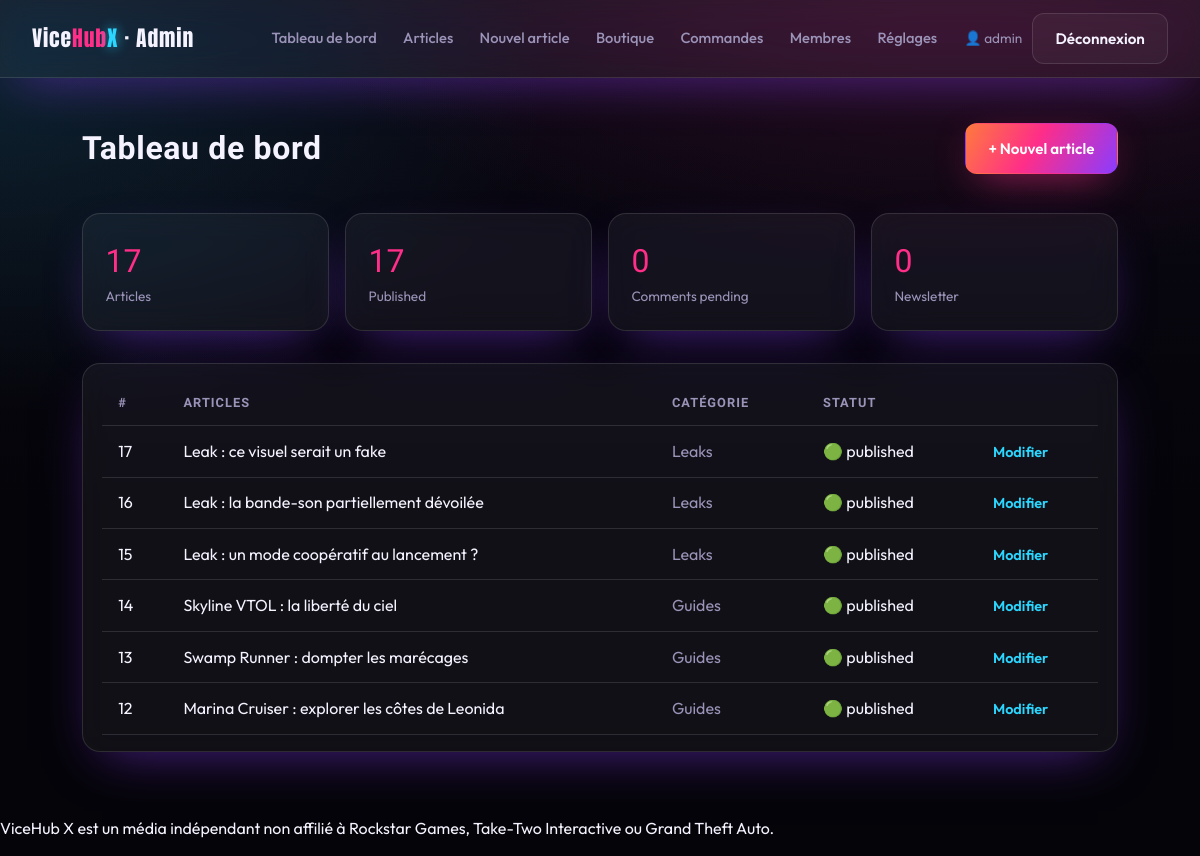
/admin/dashboard.php (signed in), run on an earlier commit of the app's database.
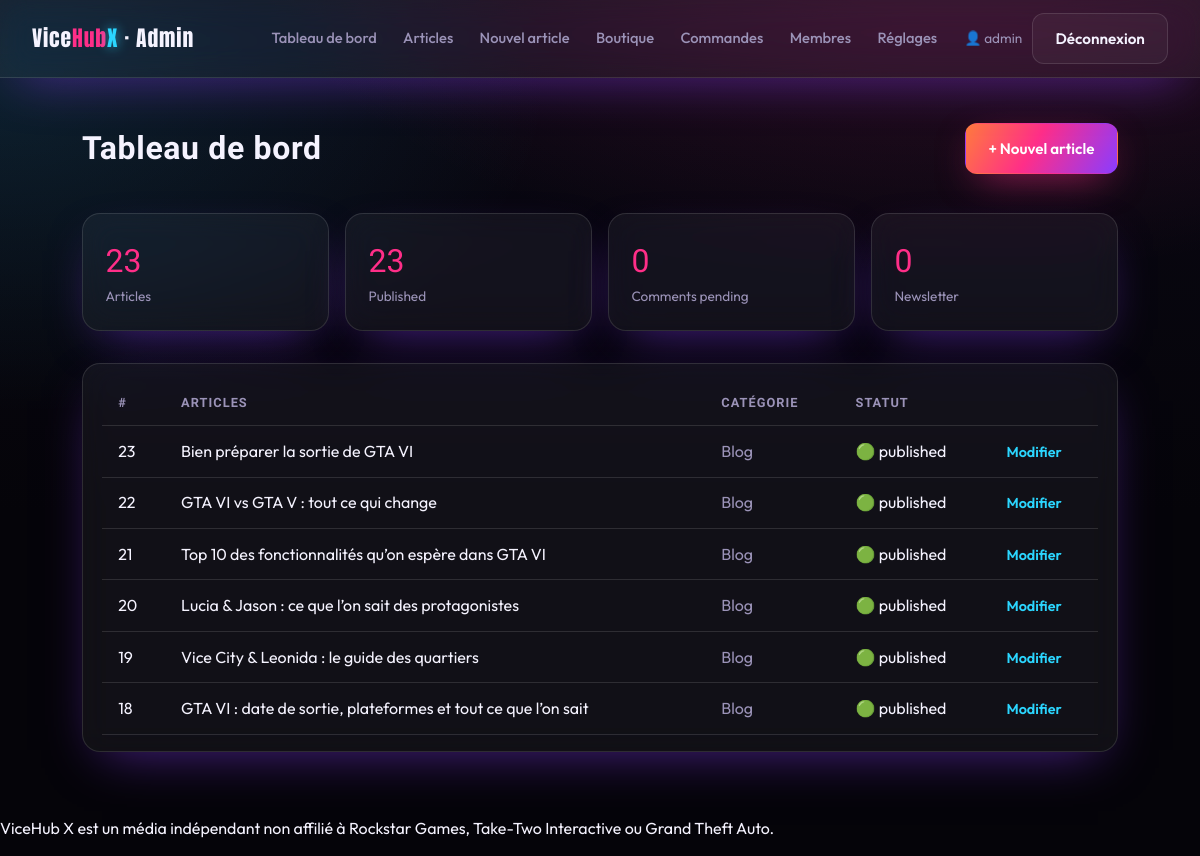
And on a later commit of the database.
### tables this page shows
CREATE TABLE articles (
    id           INT AUTO_INCREMENT PRIMARY KEY,
    category_id  INT,
    lang         ENUM('fr','en') NOT NULL DEFAULT 'fr',
    title        VARCHAR(200) NOT NULL,
    slug         VARCHAR(220) NOT NULL UNIQUE,
    excerpt      VARCHAR(400),
    body         MEDIUMTEXT,
    badge        VARCHAR(20) DEFAULT NULL,
    image        VARCHAR(255) DEFAULT NULL,
    author_id    INT DEFAULT NULL,
    status       ENUM('draft','pending','published') NOT NULL DEFAULT 'draft',
    published_at DATETIME DEFAULT NULL,
    created_at   DATETIME NOT NULL DEFAULT CURRENT_TIMESTAMP,
    CONSTRAINT fk_articles_cat FOREIGN KEY (category_id)
        REFERENCES categories(id) ON DELETE SET NULL,
    INDEX idx_status (status),
    INDEX idx_lang (lang)
);

CREATE TABLE categories (
    id   INT AUTO_INCREMENT PRIMARY KEY,
    name VARCHAR(80) NOT NULL,
    slug VARCHAR(80) NOT NULL UNIQUE
);

### includes/functions.php (called while the page is built, shortened)
<?php
function e(?string $value): string
{
    return htmlspecialchars((string) $value, ENT_QUOTES | ENT_SUBSTITUTE, 'UTF-8');
}
function t(string $key): string
{
    return $GLOBALS['LANG'][$key] ?? $key;
}
function lang(): string
{
    return $GLOBALS['LANG_CODE'] ?? 'fr';
}
function asset(string $path): string
{
    return BASE_URL . '/public/assets/' . ltrim($path, '/');
}
function url(string $path): string
{
    return BASE_URL . '/' . ltrim($path, '/');
}

### config/database.php (called while the page is built, shortened)
<?php
function db(): PDO
{
    static $pdo = null;
    if ($pdo instanceof PDO) {
        return $pdo;
    }
    $dsn = sprintf(
        'mysql:host=%s;port=%s;dbname=%s;charset=utf8mb4',
        DB_HOST,
        DB_PORT,
        DB_NAME
    );
    try {
        $pdo = new PDO($dsn, DB_USER, DB_PASS, [
            PDO::ATTR_ERRMODE            => PDO::ERRMODE_EXCEPTION,
            PDO::ATTR_DEFAULT_FETCH_MODE => PDO::FETCH_ASSOC,
            PDO::ATTR_EMULATE_PREPARES   => false,
        ]);
    } catch (PDOException $e) {
        http_response_code(500);
        $hint = (getenv('APP_ENV') ?: 'dev') === 'prod'
            ? 'Service momentanément indisponible.'
            : 'Connexion base de données impossible : ' . $e->getMessage()
              . ' — vérifiez config/config.php et que la base "' . DB_NAME . '" existe.';
        exit('<p style="font-family:sans-serif;padding:2rem;color:#fff;background:#0a0a12">'
            . htmlspecialchars($hint, ENT_QUOTES, 'UTF-8') . '</p>');
    }
    return $pdo;
}

### admin/dashboard.php (the view, shortened to what the changed rows need)
<?php
require __DIR__ . '/../includes/admin_header.php';
$counts = [
    'articles'    => (int) db()->query("SELECT COUNT(*) c FROM articles")->fetch()['c'],
    'published'   => (int) db()->query("SELECT COUNT(*) c FROM articles WHERE status='published'")->fetch()['c'],
    'comments'    => (int) db()->query("SELECT COUNT(*) c FROM comments WHERE status='pending'")->fetch()['c'],
    'subscribers' => (int) db()->query("SELECT COUNT(*) c FROM newsletter_subscribers")->fetch()['c'],
];
$recent = db()->query(
    "SELECT a.id, a.title, a.status, a.published_at, c.name cat
     FROM articles a LEFT JOIN categories c ON c.id=a.category_id
     ORDER BY a.id DESC LIMIT 6"
)->fetchAll();
?>
<div class="admin-bar">
    <h1><?= e(t('admin_dashboard')) ?></h1>
</div>
<div class="stat-grid">
    <div class="stat glass"><div class="num"><?= $counts['articles'] ?></div><div class="lbl"><?= e(t('admin_articles')) ?></div></div>
    <div class="stat glass"><div class="num"><?= $counts['published'] ?></div><div class="lbl">Published</div></div>
</div>
<div class="glass" style="border-radius:18px;padding:1rem 1.2rem">
    <table class="data-table">
        <thead><tr><th>#</th><th><?= e(t('admin_articles')) ?></th><th>Catégorie</th><th>Statut</th><th></th></tr></thead>
        <tbody>
        <?php foreach ($recent as $r): ?>
            <tr>
                <td><?= (int) $r['id'] ?></td>
                <td><?= e($r['title']) ?></td>
                <td class="muted"><?= e($r['cat'] ?? '—') ?></td>
                <td><?= $r['status'] === 'published' ? '🟢' : '⚪' ?> <?= e($r['status']) ?></td>
                <td><a class="link-all" href="<?= e(url('admin/article-edit.php?id=' . (int) $r['id'])) ?>"><?= e(t('admin_edit')) ?></a></td>
            </tr>
        <?php endforeach; ?>
        </tbody>
    </table>
</div>
<?php require __DIR__ . '/../includes/admin_footer.php'; ?>

### includes/admin_header.php (shortened to what the changed rows need)
<?php
$admin_nav = [
    ['dashboard.php', t('admin_dashboard')],
    ['articles.php',  t('admin_articles')],
    ['article-create.php', t('admin_new')],
    ['products.php',  'Boutique'],
    ['orders.php',    'Commandes'],
    ['users.php',     'Membres'],
    ['settings.php',  'Réglages'],
];
?>
<!DOCTYPE html>
<html lang="<?= e(lang()) ?>">
<head>
    <link rel="stylesheet" href="<?= e(asset('css/style.css')) ?>">
</head>
<body>
<header class="site-header glass">
    <div class="header-inner">
        <nav class="site-nav">
            <?php foreach ($admin_nav as [$href, $label]): ?>
                <a href="<?= e(url('admin/' . $href)) ?>"><?= e($label) ?></a>
            <?php endforeach; ?>
        </nav>
    </div>
</header>
<main class="admin-shell">

What changed in the data, as far as the page shows it:
no longer on this page (row unchanged): articles: id "17", title "Leak : ce visuel serait un fake", category.name "Leaks", status "published"
no longer on this page (row unchanged): articles: id "16", title "Leak : la bande-son partiellement dévoilée", category.name "Leaks", status "published"
no longer on this page (row unchanged): articles: id "15", title "Leak : un mode coopératif au lancement ?", category.name "Leaks", status "published"
no longer on this page (row unchanged): articles: id "14", title "Skyline VTOL : la liberté du ciel", category.name "Guides", status "published"
no longer on this page (row unchanged): articles: id "13", title "Swamp Runner : dompter les marécages", category.name "Guides", status "published"
no longer on this page (row unchanged): articles: id "12", title "Marina Cruiser : explorer les côtes de Leonida", category.name "Guides", status "published"
added articles: id "23", title "Bien préparer la sortie de GTA VI", category.name "Blog", status "published"
added articles: id "22", title "GTA VI vs GTA V : tout ce qui change", category.name "Blog", status "published"
added articles: id "21", title "Top 10 des fonctionnalités qu’on espère dans GTA VI", category.name "Blog", status "published"
added articles: id "20", title "Lucia & Jason : ce que l’on sait des protagonistes", category.name "Blog", status "published"
added articles: id "19", title "Vice City & Leonida : le guide des quartiers", category.name "Blog", status "published"
added articles: id "18", title "GTA VI : date de sortie, plateformes et tout ce que l’on sait", category.name "Blog", status "published"
Also different on the page:
$counts['articles']: "17" → "23"
$counts['published']: "17" → "23"
